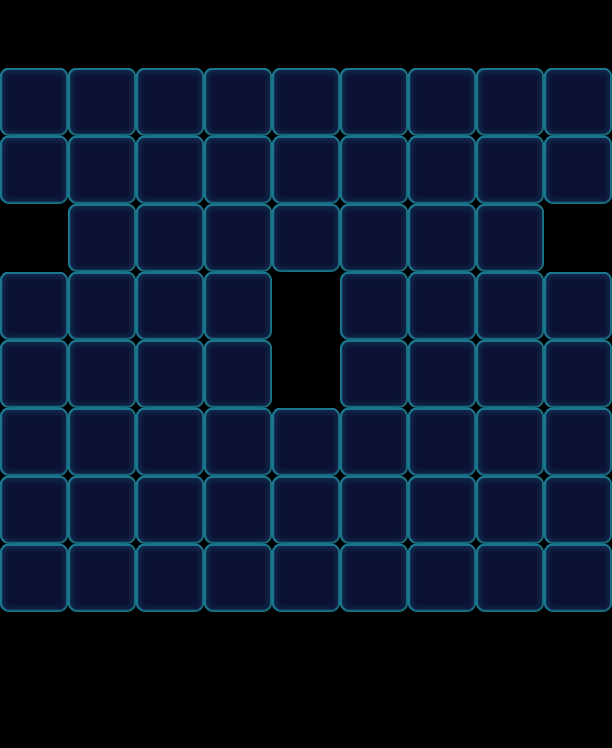

Tiled map render using the project's own tile images. Description and the map definition, with tile-layer contents summarised, below:
An orthogonal 9x11 tile map with 68x68 px tiles, 1 tile layer (Valid), 2 tilesets and 66 objects (18x Monster, 18x Haze, 12x Factory_Normal, 9x Ice, 9x Lock).

<map version="1.0" orientation="orthogonal" width="9" height="11" tilewidth="68" tileheight="68">
 <tileset firstgid="1" name="game_grid1" tilewidth="68" tileheight="68">
  <image source="game_grid1.png" width="68" height="68" />
 </tileset>
 <tileset firstgid="2" name="map" tilewidth="68" tileheight="68">
  <image source="map.png" width="1024" height="1024" />
 </tileset>
 <layer name="Valid" width="9" height="11">
  <data>[99 cells, 68 non-empty, 1 distinct tile ids]</data>
 </layer>
 <objectgroup name="BottomObj" width="9" height="11" />
 <objectgroup name="MiddleObj" width="9" height="11">
  <object name="Monster" type="Monster" gid="3" x="544" y="544">
   <properties>
    <property name="Color" value="Green" />
   </properties>
  </object>
  <object name="Monster" type="Monster" gid="19" x="476" y="544">
   <properties>
    <property name="Color" value="Yellow" />
   </properties>
  </object>
  <object name="Monster" type="Monster" gid="18" x="0" y="544">
   <properties>
    <property name="Color" value="Pink" />
   </properties>
  </object>
  <object name="Monster" type="Monster" gid="19" x="340" y="544">
   <properties>
    <property name="Color" value="Yellow" />
   </properties>
  </object>
  <object name="Monster" type="Monster" gid="19" x="204" y="544">
   <properties>
    <property name="Color" value="Yellow" />
   </properties>
  </object>
  <object name="Monster" type="Monster" gid="2" x="272" y="544">
   <properties>
    <property name="Color" value="Blue" />
   </properties>
  </object>
  <object name="Monster" type="Monster" gid="2" x="272" y="612">
   <properties>
    <property name="Color" value="Blue" />
   </properties>
  </object>
  <object name="Monster" type="Monster" gid="3" x="408" y="544">
   <properties>
    <property name="Color" value="Green" />
   </properties>
  </object>
  <object name="Monster" type="Monster" gid="3" x="0" y="612">
   <properties>
    <property name="Color" value="Green" />
   </properties>
  </object>
  <object name="Monster" type="Monster" gid="3" x="204" y="612">
   <properties>
    <property name="Color" value="Green" />
   </properties>
  </object>
  <object name="Monster" type="Monster" gid="18" x="340" y="612">
   <properties>
    <property name="Color" value="Pink" />
   </properties>
  </object>
  <object name="Monster" type="Monster" gid="18" x="476" y="612">
   <properties>
    <property name="Color" value="Pink" />
   </properties>
  </object>
  <object name="Monster" type="Monster" gid="2" x="544" y="612">
   <properties>
    <property name="Color" value="Blue" />
   </properties>
  </object>
  <object name="Monster" type="Monster" gid="18" x="136" y="612">
   <properties>
    <property name="Color" value="Pink" />
   </properties>
  </object>
  <object name="Monster" type="Monster" gid="2" x="68" y="612">
   <properties>
    <property name="Color" value="Blue" />
   </properties>
  </object>
  <object name="Monster" type="Monster" gid="2" x="408" y="612">
   <properties>
    <property name="Color" value="Blue" />
   </properties>
  </object>
  <object name="Monster" type="Monster" gid="3" x="136" y="544">
   <properties>
    <property name="Color" value="Green" />
   </properties>
  </object>
  <object name="Monster" type="Monster" gid="19" x="68" y="544">
   <properties>
    <property name="Color" value="Yellow" />
   </properties>
  </object>
 </objectgroup>
 <objectgroup color="#000000" name="TopObj" width="9" height="11">
  <object name="10" type="Factory_Normal" x="0" y="0" width="68" height="68">
   <properties>
    <property name="FactoryColorsConfig" value="Orange,Green,Yellow,Pink" />
   </properties>
  </object>
  <object name="Ice" type="Ice" x="0" y="408" width="68" height="68">
   <properties>
    <property name="Layers" value="3" />
   </properties>
  </object>
  <object name="Ice" type="Ice" x="68" y="408" width="68" height="68">
   <properties>
    <property name="Layers" value="3" />
   </properties>
  </object>
  <object name="Ice" type="Ice" x="136" y="408" width="68" height="68">
   <properties>
    <property name="Layers" value="3" />
   </properties>
  </object>
  <object name="Ice" type="Ice" x="204" y="408" width="68" height="68">
   <properties>
    <property name="Layers" value="3" />
   </properties>
  </object>
  <object name="Ice" type="Ice" x="272" y="408" width="68" height="68">
   <properties>
    <property name="Layers" value="3" />
   </properties>
  </object>
  <object name="Ice" type="Ice" x="340" y="408" width="68" height="68">
   <properties>
    <property name="Layers" value="3" />
   </properties>
  </object>
  <object name="Ice" type="Ice" x="408" y="408" width="68" height="68">
   <properties>
    <property name="Layers" value="3" />
   </properties>
  </object>
  <object name="Ice" type="Ice" x="476" y="408" width="68" height="68">
   <properties>
    <property name="Layers" value="3" />
   </properties>
  </object>
  <object name="Ice" type="Ice" x="544" y="408" width="68" height="68">
   <properties>
    <property name="Layers" value="3" />
   </properties>
  </object>
  <object name="Lock" type="Lock" gid="49" x="0" y="544">
   <properties>
    <property name="Layers" value="1" />
   </properties>
  </object>
  <object name="Lock" type="Lock" gid="49" x="68" y="544">
   <properties>
    <property name="Layers" value="1" />
   </properties>
  </object>
  <object name="Lock" type="Lock" gid="49" x="136" y="544">
   <properties>
    <property name="Layers" value="1" />
   </properties>
  </object>
  <object name="Lock" type="Lock" gid="49" x="204" y="544">
   <properties>
    <property name="Layers" value="1" />
   </properties>
  </object>
  <object name="Lock" type="Lock" gid="49" x="272" y="544">
   <properties>
    <property name="Layers" value="1" />
   </properties>
  </object>
  <object name="Lock" type="Lock" gid="49" x="340" y="544">
   <properties>
    <property name="Layers" value="1" />
   </properties>
  </object>
  <object name="Lock" type="Lock" gid="49" x="408" y="544">
   <properties>
    <property name="Layers" value="1" />
   </properties>
  </object>
  <object name="Lock" type="Lock" gid="49" x="476" y="544">
   <properties>
    <property name="Layers" value="1" />
   </properties>
  </object>
  <object name="Lock" type="Lock" gid="49" x="544" y="544">
   <properties>
    <property name="Layers" value="1" />
   </properties>
  </object>
  <object name="10" type="Factory_Normal" x="68" y="0" width="68" height="68">
   <properties>
    <property name="FactoryColorsConfig" value="Orange,Green,Yellow,Pink" />
   </properties>
  </object>
  <object name="10" type="Factory_Normal" x="136" y="0" width="68" height="68">
   <properties>
    <property name="FactoryColorsConfig" value="Orange,Green,Yellow,Pink" />
   </properties>
  </object>
  <object name="10" type="Factory_Normal" x="204" y="0" width="68" height="68">
   <properties>
    <property name="FactoryColorsConfig" value="Orange,Green,Yellow,Pink" />
   </properties>
  </object>
  <object name="10" type="Factory_Normal" x="340" y="0" width="68" height="68">
   <properties>
    <property name="FactoryColorsConfig" value="Orange,Green,Yellow,Pink" />
   </properties>
  </object>
  <object name="10" type="Factory_Normal" x="272" y="0" width="68" height="68">
   <properties>
    <property name="FactoryColorsConfig" value="Orange,Green,Yellow,Pink" />
   </properties>
  </object>
  <object name="10" type="Factory_Normal" x="408" y="0" width="68" height="68">
   <properties>
    <property name="FactoryColorsConfig" value="Orange,Green,Yellow,Pink" />
   </properties>
  </object>
  </objectgroup>
 <objectgroup color="#00ff00" name="CeilObj" width="9" height="11">
  <!-- 18 objects omitted --></objectgroup>
</map>
<!-- 23 of 66 objects omitted -->
